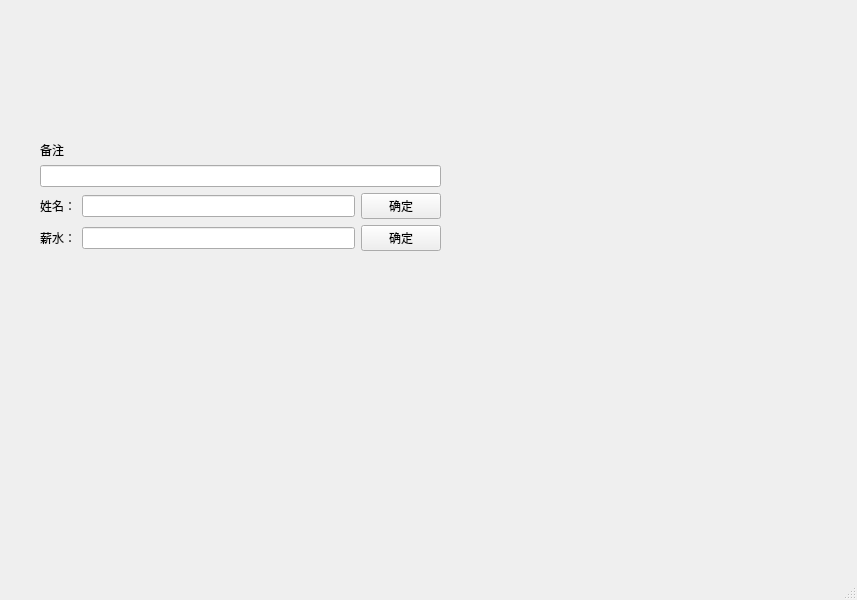
<?xml version="1.0" encoding="UTF-8"?>
<ui version="4.0">
 <class>MainWindow</class>
 <widget class="QMainWindow" name="MainWindow">
  <property name="geometry">
   <rect>
    <x>0</x>
    <y>0</y>
    <width>857</width>
    <height>600</height>
   </rect>
  </property>
  <property name="windowTitle">
   <string>MainWindow</string>
  </property>
  <widget class="QWidget" name="centralwidget">
   <widget class="QWidget" name="">
    <property name="geometry">
     <rect>
      <x>40</x>
      <y>140</y>
      <width>401</width>
      <height>111</height>
     </rect>
    </property>
    <layout class="QVBoxLayout" name="verticalLayout">
     <item>
      <widget class="QLabel" name="label">
       <property name="text">
        <string>备注</string>
       </property>
      </widget>
     </item>
     <item>
      <widget class="QLineEdit" name="lineEdit"/>
     </item>
     <item>
      <layout class="QHBoxLayout" name="horizontalLayout">
       <item>
        <widget class="QLabel" name="label_2">
         <property name="text">
          <string>姓名：</string>
         </property>
        </widget>
       </item>
       <item>
        <widget class="QLineEdit" name="lineEdit_2"/>
       </item>
       <item>
        <widget class="QPushButton" name="pushButton">
         <property name="text">
          <string>确定</string>
         </property>
        </widget>
       </item>
      </layout>
     </item>
     <item>
      <layout class="QHBoxLayout" name="horizontalLayout_2">
       <item>
        <widget class="QLabel" name="label_3">
         <property name="text">
          <string>薪水：</string>
         </property>
        </widget>
       </item>
       <item>
        <widget class="QLineEdit" name="lineEdit_3"/>
       </item>
       <item>
        <widget class="QPushButton" name="pushButton_2">
         <property name="text">
          <string>确定</string>
         </property>
        </widget>
       </item>
      </layout>
     </item>
    </layout>
   </widget>
  </widget>
  <widget class="QMenuBar" name="menubar">
   <property name="geometry">
    <rect>
     <x>0</x>
     <y>0</y>
     <width>857</width>
     <height>26</height>
    </rect>
   </property>
  </widget>
  <widget class="QStatusBar" name="statusbar"/>
 </widget>
 <resources/>
 <connections/>
</ui>
